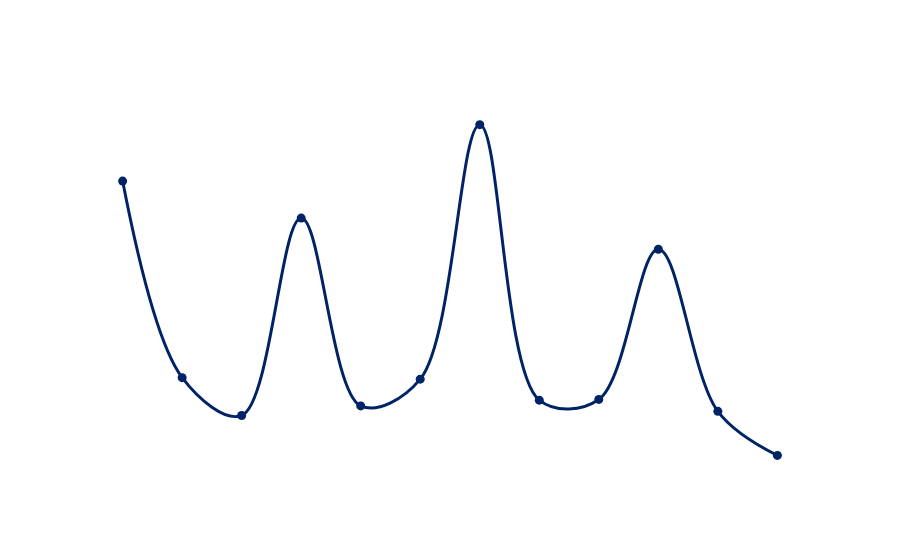

This figure's notebook cell:
### Code cell
fig = px.line(
    monthly_trans_amt,
    x='Month',
    y='total_transaction_amount',
    title='Total Transaction Amount Over Time (Monthly)',
    markers=True
)

# Apply smoothing using a spline
fig.update_traces(line_shape='spline', line=dict(color='#002366', width=3))

fig.update_layout(
    template="presentation",
    xaxis_title="Month",
    yaxis_title="Total Transaction Amount",
    paper_bgcolor="rgba(0,0,0,0)",
    plot_bgcolor="rgba(0,0,0,0)",
    font=dict(color="White"), 
    xaxis=dict(showgrid=False),
    yaxis=dict(showgrid=False)
)

fig.write_image(os.path.join(results_dir, 'Total_Transaction_Amount_Over_Time.jpg'))
fig.write_image(os.path.join(results_dir, 'Total_Transaction_Amount_Over_Time.png'))
fig.write_html(os.path.join(results_dir, 'Total_Transaction_Amount_Over_Time.html'))

fig.show()

### Figure 1 — Plotly figure (JSON) as saved in the notebook; plotly's stock layout.template omitted (floating-point values rounded to 4 significant figures)
{"data": [{"hovertemplate": "Month=%{x}<br>total_transaction_amount=%{y}<extra></extra>", "legendgroup": "", "line": {"color": "#002366", "dash": "solid", "shape": "spline", "width": 3}, "marker": {"symbol": "circle"}, "mode": "lines+markers", "name": "", "orientation": "v", "showlegend": false, "type": "scatter", "x": ["January", "February", "March", "April", "May", "June", "July", "August", "September", "October", "November", "December"], "xaxis": "x", "y": [4322186, 3539575, 3388827, 4174728, 3426913, 3533660, 4546958, 3449868, 3452874, 4050909, 3405420, 3230095], "yaxis": "y"}], "layout": {"autosize": true, "font": {"color": "White"}, "legend": {"tracegroupgap": 0}, "paper_bgcolor": "rgba(0, 0, 0, 0)", "plot_bgcolor": "rgba(0, 0, 0, 0)", "title": {"text": "Total Transaction Amount Over Time (Monthly)"}, "xaxis": {"anchor": "y", "autorange": true, "domain": [0, 1], "range": [-0.6934, 11.69], "showgrid": false, "title": {"text": "Month"}, "type": "category"}, "yaxis": {"anchor": "x", "autorange": true, "domain": [0, 1], "range": [3102000.0, 4675000.0], "showgrid": false, "title": {"text": "Total Transaction Amount"}, "type": "linear"}}}
